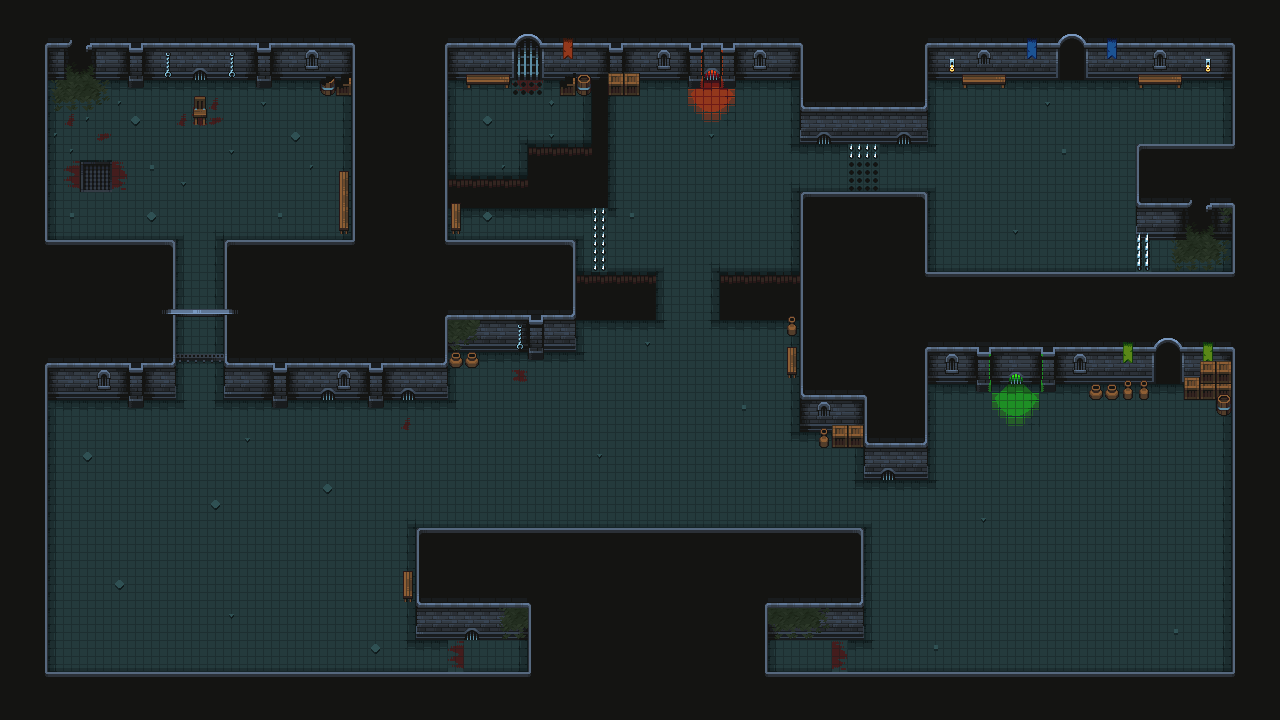

The image is a tile-based game level rendered from a .tmx file. Its description and source (layers, tilesets, objects; grid data summarised) follow:
An orthogonal 80x45 tile map with 16x16 px tiles, 5 tile layers (suelo, pared, decoracion, decoracion2, ...), 1 hidden layer not drawn, 2 tilesets and 1 object.

<map version="1.10" tiledversion="1.10.0" orientation="orthogonal" renderorder="right-down" width="80" height="45" tilewidth="16" tileheight="16" infinite="0" nextlayerid="9" nextobjectid="4">
 <tileset firstgid="1" name="Tiles" tilewidth="16" tileheight="16" tilecount="625" columns="25">
  <image source="Tiles.png" width="400" height="400" />
 </tileset>
 <tileset firstgid="626" name="Props" tilewidth="16" tileheight="16" tilecount="625" columns="25">
  <image source="Props.png" width="400" height="400" />
 </tileset>
 <layer id="1" name="suelo" width="80" height="45">
  <properties>
   <property name="Draw" type="bool" value="true" />
   <property name="Navigation" type="bool" value="false" />
  </properties>
  <data>[3600 cells, 3600 non-empty, 36 distinct tile ids]</data>
 </layer>
 <layer id="2" name="pared" width="80" height="45">
  <properties>
   <property name="Draw" type="bool" value="true" />
   <property name="Navigation" type="bool" value="true" />
  </properties>
  <data>[3600 cells, 1773 non-empty, 75 distinct tile ids]</data>
 </layer>
 <layer id="3" name="rejas" width="80" height="45" visible="0">
  <properties>
   <property name="Draw" type="bool" value="true" />
   <property name="Navigation" type="bool" value="false" />
  </properties>
  <data>[3600 cells, 28 non-empty, 8 distinct tile ids]</data>
 </layer>
 <layer id="4" name="decoracion" width="80" height="45">
  <properties>
   <property name="Draw" type="bool" value="true" />
   <property name="Navigation" type="bool" value="false" />
  </properties>
  <data>[3600 cells, 214 non-empty, 86 distinct tile ids]</data>
 </layer>
 <layer id="6" name="decoracion2" width="80" height="45">
  <properties>
   <property name="Draw" type="bool" value="true" />
   <property name="Navigation" type="bool" value="false" />
  </properties>
  <data>[3600 cells, 28 non-empty, 21 distinct tile ids]</data>
 </layer>
 <layer id="7" name="personaje" width="80" height="45">
  <properties>
   <property name="Draw" type="bool" value="false" />
   <property name="Navigation" type="bool" value="false" />
  </properties>
  <data>[3600 cells, 20 non-empty, 4 distinct tile ids]</data>
 </layer>
 <objectgroup id="8" name="Object_Layer1">
  <properties>
   <property name="Platform" type="bool" value="true" />
  </properties>
  <object id="2" x="176" y="304">
   <polygon points="48,0 48,40.125 -0.0248025,40.1664 0,80 -32,80 -32,87.99 -47.9778,88.067 -48,80 -128,80 -128,368 352,368 352.25,324 240.25,324 240,288 224,288 224,256 240,256 240,224 688,224 688.25,324 592.25,324 592,368 1056,368 1056.18,99.8182 1040.18,99.8182 1040,84.5455 1008,84.5455 1008,48 976,48 975.818,86.7273 911.818,86.7273 912,64 880,64 879.978,72.0222 863.978,72.0222 864,64 816,64 815.978,72.0181 799.978,72.0181 800,64 752,64 752,160 688,160 688.25,131 640.25,131 640,112 624,112 624,64 608,64 608,0 544,0 544,-32 624,-32 624,-112 752,-112 752,-32 960,-32 960,-160 1056,-160 1056,-240 1008,-240 1008,-225.029 960,-225.029 960,-240 912,-240 912,-256 880,-256 880,-240 832,-240 832,-224.483 784,-224.483 784,-240 752,-240 752,-176 704,-176 704.125,-151.625 672.125,-151.625 672,-176 624,-176 624,-240 560,-240 559.989,-231.998 543.989,-231.998 544,-240 528,-240 527.989,-231.998 511.989,-231.998 512,-240 464,-240 464,-224 432,-224 432,-32 480,-32 480,0 416,0 400,0 400,32 368,32 368.016,40 352.016,40 352,32 304,32 304,52.25 272,52.25 272,80 208,80 207.995,88.013 191.995,88.013 192,80 112,80 112,88 96,88 96,80 48,80 48,-288 1088,-288 1088,400 -160,400 -160,0" />
  </object>
 </objectgroup>
</map>
